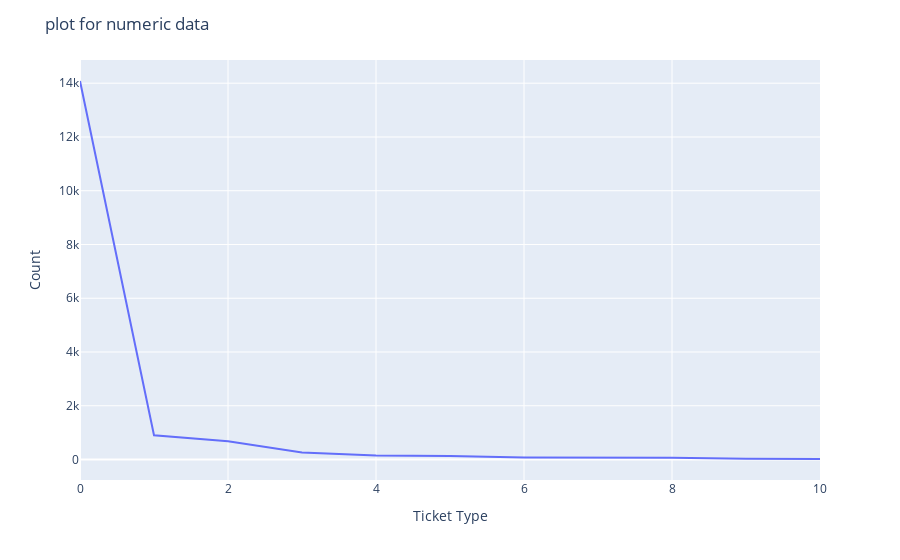

The notebook cell this image was saved under:
### Code cell
import plotly.express as px

# Sample numeric data 
values = [14082, 904, 678, 266, 148, 131, 75, 74, 70, 28, 20]

# Create line chart 
fig = px.line(y=values)

# Customize chart
fig.update_layout(
    title='plot for numeric data',
    xaxis_title='Ticket Type', 
    yaxis_title='Count'
)

fig.show()

### Figure 1 — Plotly figure (JSON) as saved in the notebook; plotly's stock layout.template omitted (floating-point values rounded to 4 significant figures)
{"data": [{"hovertemplate": "x=%{x}<br>y=%{y}<extra></extra>", "legendgroup": "", "line": {"color": "#636efa", "dash": "solid"}, "marker": {"symbol": "circle"}, "mode": "lines", "name": "", "orientation": "v", "showlegend": false, "type": "scatter", "x": [0, 1, 2, 3, 4, 5, 6, 7, 8, 9, 10], "xaxis": "x", "y": [14082, 904, 678, 266, 148, 131, 75, 74, 70, 28, 20], "yaxis": "y"}], "layout": {"legend": {"tracegroupgap": 0}, "margin": {"t": 60}, "title": {"text": "plot for numeric data"}, "xaxis": {"anchor": "y", "domain": [0, 1], "title": {"text": "Ticket Type"}}, "yaxis": {"anchor": "x", "domain": [0, 1], "title": {"text": "Count"}}}}
